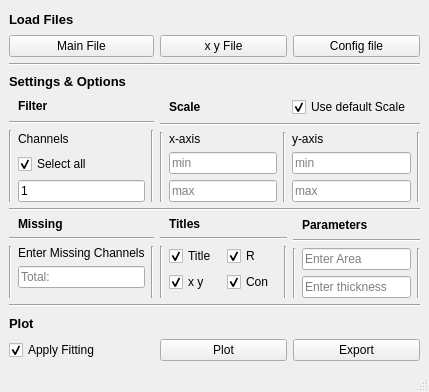
<?xml version="1.0" encoding="UTF-8"?>
<ui version="4.0">
 <class>MainWindow</class>
 <widget class="QMainWindow" name="MainWindow">
  <property name="geometry">
   <rect>
    <x>0</x>
    <y>0</y>
    <width>388</width>
    <height>392</height>
   </rect>
  </property>
  <property name="windowTitle">
   <string>Impedance</string>
  </property>
  <widget class="QWidget" name="centralwidget">
   <property name="sizePolicy">
    <sizepolicy hsizetype="Minimum" vsizetype="Minimum">
     <horstretch>0</horstretch>
     <verstretch>0</verstretch>
    </sizepolicy>
   </property>
   <layout class="QGridLayout" name="gridLayout_2">
    <item row="0" column="0">
     <layout class="QGridLayout" name="gridLayout" columnstretch="1,1,1">
      <item row="7" column="0" colspan="3">
       <widget class="Line" name="line_10">
        <property name="orientation">
         <enum>Qt::Horizontal</enum>
        </property>
       </widget>
      </item>
      <item row="1" column="0">
       <widget class="QPushButton" name="pushButton">
        <property name="text">
         <string>Main File</string>
        </property>
       </widget>
      </item>
      <item row="3" column="0">
       <widget class="QLabel" name="label_2">
        <property name="font">
         <font>
          <pointsize>10</pointsize>
          <weight>75</weight>
          <bold>true</bold>
         </font>
        </property>
        <property name="text">
         <string>Settings &amp; Options</string>
        </property>
       </widget>
      </item>
      <item row="1" column="1">
       <widget class="QPushButton" name="pushButton_2">
        <property name="text">
         <string>x y File</string>
        </property>
       </widget>
      </item>
      <item row="0" column="0">
       <widget class="QLabel" name="label">
        <property name="font">
         <font>
          <pointsize>10</pointsize>
          <weight>75</weight>
          <bold>true</bold>
         </font>
        </property>
        <property name="text">
         <string>Load Files</string>
        </property>
       </widget>
      </item>
      <item row="2" column="0" colspan="3">
       <widget class="Line" name="line">
        <property name="orientation">
         <enum>Qt::Horizontal</enum>
        </property>
       </widget>
      </item>
      <item row="8" column="0">
       <widget class="QLabel" name="label_12">
        <property name="font">
         <font>
          <pointsize>10</pointsize>
          <weight>75</weight>
          <bold>true</bold>
         </font>
        </property>
        <property name="text">
         <string>Plot</string>
        </property>
       </widget>
      </item>
      <item row="5" column="0" colspan="3">
       <widget class="Line" name="line_9">
        <property name="orientation">
         <enum>Qt::Horizontal</enum>
        </property>
       </widget>
      </item>
      <item row="1" column="2">
       <widget class="QPushButton" name="pushButton_3">
        <property name="text">
         <string>Config file</string>
        </property>
       </widget>
      </item>
      <item row="4" column="1" colspan="2">
       <layout class="QGridLayout" name="gridLayout_4">
        <item row="2" column="4" rowspan="3">
         <widget class="Line" name="line_7">
          <property name="orientation">
           <enum>Qt::Vertical</enum>
          </property>
         </widget>
        </item>
        <item row="1" column="0" colspan="5">
         <widget class="Line" name="line_5">
          <property name="orientation">
           <enum>Qt::Horizontal</enum>
          </property>
         </widget>
        </item>
        <item row="2" column="1">
         <widget class="QLabel" name="label_7">
          <property name="text">
           <string>x-axis</string>
          </property>
         </widget>
        </item>
        <item row="0" column="1">
         <widget class="QLabel" name="label_5">
          <property name="font">
           <font>
            <weight>75</weight>
            <bold>true</bold>
           </font>
          </property>
          <property name="text">
           <string>Scale</string>
          </property>
         </widget>
        </item>
        <item row="0" column="3">
         <widget class="QCheckBox" name="checkBox_2">
          <property name="text">
           <string>Use default Scale</string>
          </property>
          <property name="checked">
           <bool>true</bool>
          </property>
         </widget>
        </item>
        <item row="4" column="3">
         <widget class="QLineEdit" name="lineEdit_5">
          <property name="placeholderText">
           <string>max</string>
          </property>
         </widget>
        </item>
        <item row="3" column="3">
         <widget class="QLineEdit" name="lineEdit_4">
          <property name="placeholderText">
           <string>min</string>
          </property>
         </widget>
        </item>
        <item row="3" column="1">
         <widget class="QLineEdit" name="lineEdit_2">
          <property name="placeholderText">
           <string>min</string>
          </property>
         </widget>
        </item>
        <item row="2" column="0" rowspan="3">
         <widget class="Line" name="line_6">
          <property name="orientation">
           <enum>Qt::Vertical</enum>
          </property>
         </widget>
        </item>
        <item row="4" column="1">
         <widget class="QLineEdit" name="lineEdit_3">
          <property name="placeholderText">
           <string>max</string>
          </property>
         </widget>
        </item>
        <item row="2" column="3">
         <widget class="QLabel" name="label_6">
          <property name="text">
           <string>y-axis</string>
          </property>
         </widget>
        </item>
        <item row="2" column="2" rowspan="3">
         <widget class="Line" name="line_8">
          <property name="orientation">
           <enum>Qt::Vertical</enum>
          </property>
         </widget>
        </item>
       </layout>
      </item>
      <item row="6" column="2">
       <layout class="QGridLayout" name="gridLayout_8">
        <item row="2" column="0" rowspan="2">
         <widget class="Line" name="line_18">
          <property name="orientation">
           <enum>Qt::Vertical</enum>
          </property>
         </widget>
        </item>
        <item row="0" column="1">
         <widget class="QLabel" name="label_11">
          <property name="font">
           <font>
            <weight>75</weight>
            <bold>true</bold>
           </font>
          </property>
          <property name="text">
           <string>Parameters</string>
          </property>
         </widget>
        </item>
        <item row="2" column="1">
         <widget class="QLineEdit" name="lineEdit_7">
          <property name="placeholderText">
           <string>Enter Area</string>
          </property>
         </widget>
        </item>
        <item row="1" column="0" colspan="3">
         <widget class="Line" name="line_13">
          <property name="orientation">
           <enum>Qt::Horizontal</enum>
          </property>
         </widget>
        </item>
        <item row="3" column="1">
         <widget class="QLineEdit" name="lineEdit_8">
          <property name="text">
           <string/>
          </property>
          <property name="placeholderText">
           <string>Enter thickness</string>
          </property>
         </widget>
        </item>
        <item row="2" column="2" rowspan="2">
         <widget class="Line" name="line_19">
          <property name="orientation">
           <enum>Qt::Vertical</enum>
          </property>
         </widget>
        </item>
       </layout>
      </item>
      <item row="6" column="0">
       <layout class="QGridLayout" name="gridLayout_6">
        <item row="1" column="0" colspan="3">
         <widget class="Line" name="line_11">
          <property name="orientation">
           <enum>Qt::Horizontal</enum>
          </property>
         </widget>
        </item>
        <item row="0" column="1">
         <widget class="QLabel" name="label_9">
          <property name="font">
           <font>
            <weight>75</weight>
            <bold>true</bold>
           </font>
          </property>
          <property name="text">
           <string>Missing</string>
          </property>
         </widget>
        </item>
        <item row="2" column="1">
         <widget class="QLabel" name="label_8">
          <property name="text">
           <string>Enter Missing Channels</string>
          </property>
         </widget>
        </item>
        <item row="3" column="1">
         <widget class="QLineEdit" name="lineEdit_6">
          <property name="placeholderText">
           <string>Total: </string>
          </property>
         </widget>
        </item>
        <item row="2" column="2" rowspan="3">
         <widget class="Line" name="line_15">
          <property name="orientation">
           <enum>Qt::Vertical</enum>
          </property>
         </widget>
        </item>
        <item row="2" column="0" rowspan="3">
         <widget class="Line" name="line_14">
          <property name="orientation">
           <enum>Qt::Vertical</enum>
          </property>
         </widget>
        </item>
       </layout>
      </item>
      <item row="6" column="1">
       <layout class="QGridLayout" name="gridLayout_7">
        <item row="2" column="0" rowspan="3">
         <widget class="Line" name="line_16">
          <property name="orientation">
           <enum>Qt::Vertical</enum>
          </property>
         </widget>
        </item>
        <item row="1" column="0" colspan="4">
         <widget class="Line" name="line_12">
          <property name="orientation">
           <enum>Qt::Horizontal</enum>
          </property>
         </widget>
        </item>
        <item row="2" column="3" rowspan="3">
         <widget class="Line" name="line_17">
          <property name="orientation">
           <enum>Qt::Vertical</enum>
          </property>
         </widget>
        </item>
        <item row="0" column="1">
         <widget class="QLabel" name="label_10">
          <property name="font">
           <font>
            <weight>75</weight>
            <bold>true</bold>
           </font>
          </property>
          <property name="text">
           <string>Titles</string>
          </property>
         </widget>
        </item>
        <item row="3" column="1">
         <widget class="QCheckBox" name="checkBox_4">
          <property name="text">
           <string>x y</string>
          </property>
          <property name="checked">
           <bool>true</bool>
          </property>
         </widget>
        </item>
        <item row="2" column="1">
         <widget class="QCheckBox" name="checkBox_3">
          <property name="text">
           <string>Title</string>
          </property>
          <property name="checked">
           <bool>true</bool>
          </property>
         </widget>
        </item>
        <item row="2" column="2">
         <widget class="QCheckBox" name="checkBox_6">
          <property name="text">
           <string>R</string>
          </property>
          <property name="checked">
           <bool>true</bool>
          </property>
         </widget>
        </item>
        <item row="3" column="2">
         <widget class="QCheckBox" name="checkBox_7">
          <property name="text">
           <string>Con</string>
          </property>
          <property name="checked">
           <bool>true</bool>
          </property>
         </widget>
        </item>
       </layout>
      </item>
      <item row="4" column="0">
       <layout class="QGridLayout" name="gridLayout_3">
        <item row="2" column="1">
         <widget class="QLabel" name="label_4">
          <property name="text">
           <string>Channels</string>
          </property>
         </widget>
        </item>
        <item row="3" column="1">
         <widget class="QCheckBox" name="checkBox">
          <property name="text">
           <string>Select all</string>
          </property>
          <property name="checked">
           <bool>true</bool>
          </property>
         </widget>
        </item>
        <item row="0" column="1">
         <widget class="QLabel" name="label_3">
          <property name="font">
           <font>
            <weight>75</weight>
            <bold>true</bold>
           </font>
          </property>
          <property name="text">
           <string>Filter</string>
          </property>
         </widget>
        </item>
        <item row="4" column="1">
         <widget class="QLineEdit" name="lineEdit">
          <property name="toolTip">
           <string>Enter a channel</string>
          </property>
          <property name="text">
           <string>1</string>
          </property>
          <property name="placeholderText">
           <string>Enter a Channel</string>
          </property>
         </widget>
        </item>
        <item row="2" column="2" rowspan="3">
         <widget class="Line" name="line_4">
          <property name="orientation">
           <enum>Qt::Vertical</enum>
          </property>
         </widget>
        </item>
        <item row="2" column="0" rowspan="3">
         <widget class="Line" name="line_2">
          <property name="orientation">
           <enum>Qt::Vertical</enum>
          </property>
         </widget>
        </item>
        <item row="1" column="0" colspan="3">
         <widget class="Line" name="line_3">
          <property name="orientation">
           <enum>Qt::Horizontal</enum>
          </property>
         </widget>
        </item>
       </layout>
      </item>
      <item row="9" column="0">
       <widget class="QCheckBox" name="checkBox_5">
        <property name="text">
         <string>Apply Fitting</string>
        </property>
        <property name="checked">
         <bool>true</bool>
        </property>
       </widget>
      </item>
      <item row="9" column="1">
       <widget class="QPushButton" name="pushButton_4">
        <property name="text">
         <string>Plot</string>
        </property>
       </widget>
      </item>
      <item row="9" column="2">
       <widget class="QPushButton" name="pushButton_5">
        <property name="text">
         <string>Export</string>
        </property>
       </widget>
      </item>
     </layout>
    </item>
   </layout>
  </widget>
  <widget class="QMenuBar" name="menubar">
   <property name="geometry">
    <rect>
     <x>0</x>
     <y>0</y>
     <width>388</width>
     <height>20</height>
    </rect>
   </property>
  </widget>
  <widget class="QStatusBar" name="statusbar"/>
 </widget>
 <resources/>
 <connections/>
</ui>
